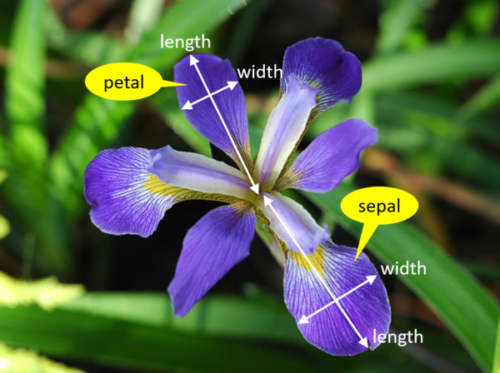
#> input picture IRIS DATASET _ ADVANCE VISUALIZATION _ EDA 2/iris flower.png, 500 x 373 px, given in place of the camera
$ python test_hsv_color.py
#> lines starting #> are read from the running program, lines starting #| are printed output that depends on the picture; after the words box and inside, x2 and y2 are one past the last pixel; in counts of white or black regions, pixels touching at a corner belong together
import cv2
import numpy as np

cap = cv2.VideoCapture(0)

while True:
    ret, frame = cap.read()
#> frame is the input picture: shape (373, 500, 3); mean B, G, R 71.4, 99.4, 81.5
    if not ret:
        break

    hsv_frame = cv2.cvtColor(frame, cv2.COLOR_BGR2HSV)
#> hsv_frame: shape (373, 500, 3); mean H, S, V 61, 145.3, 121

    # ---- RED detection ----
    lower_red = np.array([161, 155, 84])
    upper_red = np.array([179, 255, 255])
    red_mask = cv2.inRange(hsv_frame, lower_red, upper_red)
#> red_mask: shape (373, 500); every value is 0
    red = cv2.bitwise_and(frame, frame, mask=red_mask)
#> red: shape (373, 500, 3); every value is 0

    # ---- GREEN detection ----
    lower_green = np.array([40, 100, 100])
    upper_green = np.array([102, 255, 255])
    green_mask = cv2.inRange(hsv_frame, lower_green, upper_green)
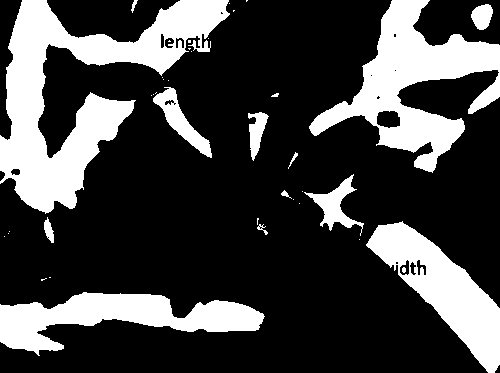
#> green_mask: shape (373, 500); 26.3% white; 39 white regions (24 under 20 px), largest, box (x1, y1, x2, y2) and area: (0, 0, 230, 214) 17827, (309, 0, 500, 173) 12078, (0, 292, 265, 356) 7781
    green = cv2.bitwise_and(frame, frame, mask=green_mask)
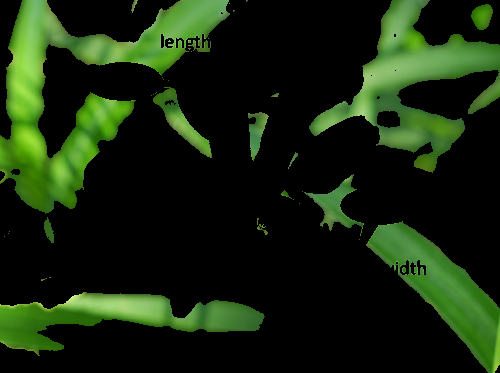
#> green: shape (373, 500, 3); mean B, G, R 13, 38, 21.8

    # ---- Non-white detection ----
    lower_white = np.array([0, 0, 200])
    upper_white = np.array([180, 30, 255])
    white_mask = cv2.inRange(hsv_frame, lower_white, upper_white)
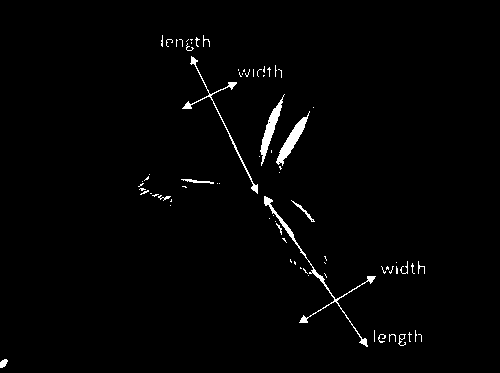
#> white_mask: shape (373, 500); 1.5% white; 76 white regions (60 under 20 px), largest, box (x1, y1, x2, y2) and area: (264, 196, 376, 347) 647, (276, 111, 310, 166) 468, (260, 94, 285, 166) 449
    non_white_mask = cv2.bitwise_not(white_mask)
    non_white = cv2.bitwise_and(frame, frame, mask=non_white_mask)
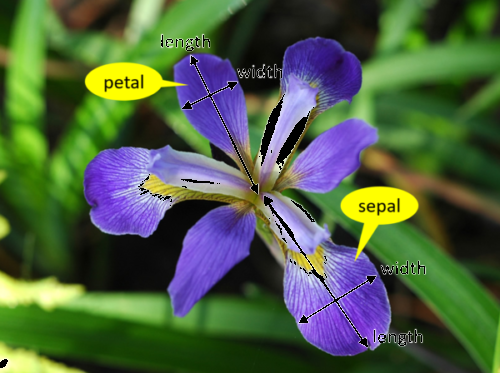
#> non_white: shape (373, 500, 3); mean B, G, R 67.9, 96, 78

    # ---- Combine into a single window ----
    top_row = np.hstack((frame, red))
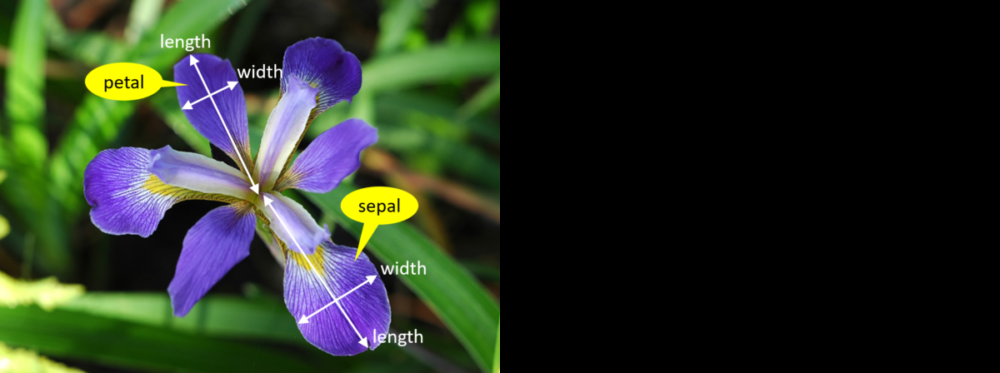
#> top_row: shape (373, 1000, 3); mean B, G, R 35.7, 49.7, 40.7
    bottom_row = np.hstack((green, non_white))
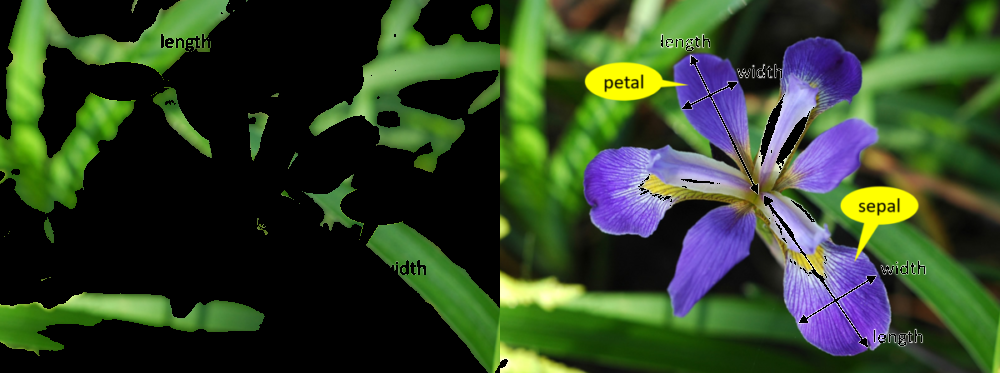
#> bottom_row: shape (373, 1000, 3); mean B, G, R 40.5, 67, 49.9
    combined = np.vstack((top_row, bottom_row))
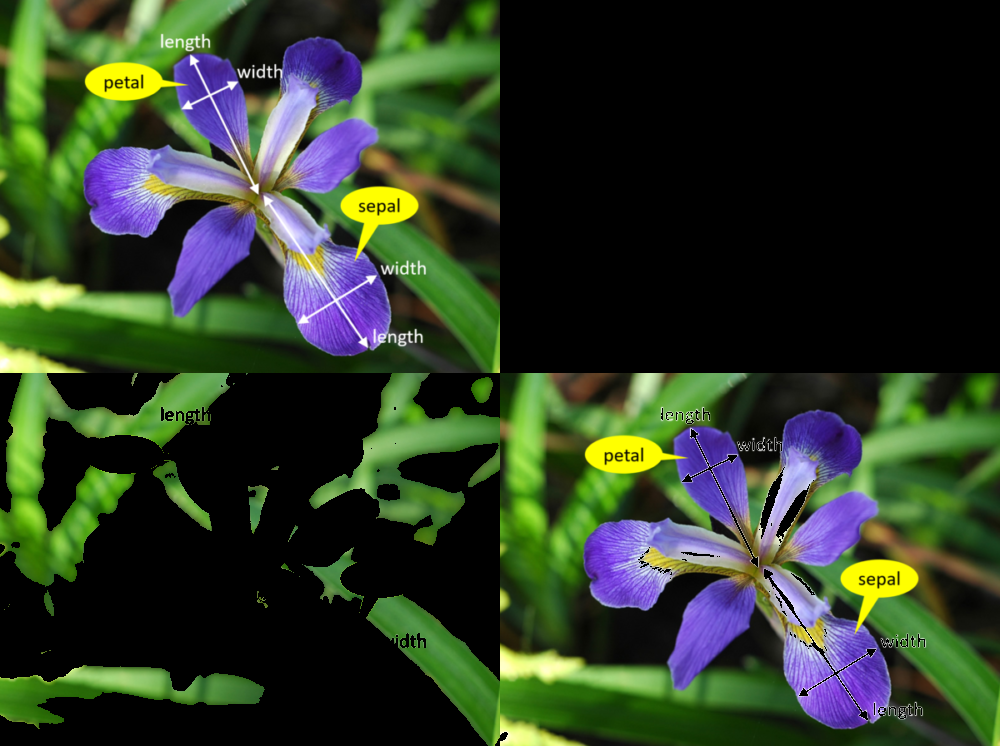
#> combined: shape (746, 1000, 3); mean B, G, R 38.1, 58.3, 45.3

    cv2.imshow("Original | Red | Green | Non-White", combined)

    key = cv2.waitKey(1) & 0xFF
#> (key Esc is pressed here)
    if key == 27:  # ESC
        break

cap.release()
cv2.destroyAllWindows()
